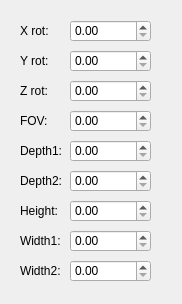
<?xml version="1.0" encoding="UTF-8"?>
<ui version="4.0">
 <class>ParameterDialog</class>
 <widget class="QDialog" name="ParameterDialog">
  <property name="geometry">
   <rect>
    <x>0</x>
    <y>0</y>
    <width>182</width>
    <height>304</height>
   </rect>
  </property>
  <property name="windowTitle">
   <string>ParameterDialog</string>
  </property>
  <widget class="QLabel" name="label">
   <property name="geometry">
    <rect>
     <x>20</x>
     <y>20</y>
     <width>41</width>
     <height>21</height>
    </rect>
   </property>
   <property name="text">
    <string>X rot:</string>
   </property>
  </widget>
  <widget class="QLabel" name="label_2">
   <property name="geometry">
    <rect>
     <x>20</x>
     <y>50</y>
     <width>41</width>
     <height>21</height>
    </rect>
   </property>
   <property name="text">
    <string>Y rot:</string>
   </property>
  </widget>
  <widget class="QLabel" name="label_3">
   <property name="geometry">
    <rect>
     <x>20</x>
     <y>80</y>
     <width>41</width>
     <height>21</height>
    </rect>
   </property>
   <property name="text">
    <string>Z rot:</string>
   </property>
  </widget>
  <widget class="QLabel" name="label_4">
   <property name="geometry">
    <rect>
     <x>20</x>
     <y>110</y>
     <width>41</width>
     <height>21</height>
    </rect>
   </property>
   <property name="text">
    <string>FOV:</string>
   </property>
  </widget>
  <widget class="QLabel" name="label_5">
   <property name="geometry">
    <rect>
     <x>20</x>
     <y>140</y>
     <width>41</width>
     <height>21</height>
    </rect>
   </property>
   <property name="text">
    <string>Depth1:</string>
   </property>
  </widget>
  <widget class="QLabel" name="label_6">
   <property name="geometry">
    <rect>
     <x>20</x>
     <y>170</y>
     <width>41</width>
     <height>21</height>
    </rect>
   </property>
   <property name="text">
    <string>Depth2:</string>
   </property>
  </widget>
  <widget class="QLabel" name="label_7">
   <property name="geometry">
    <rect>
     <x>20</x>
     <y>200</y>
     <width>41</width>
     <height>21</height>
    </rect>
   </property>
   <property name="text">
    <string>Height:</string>
   </property>
  </widget>
  <widget class="QLabel" name="label_8">
   <property name="geometry">
    <rect>
     <x>20</x>
     <y>230</y>
     <width>41</width>
     <height>21</height>
    </rect>
   </property>
   <property name="text">
    <string>Width1:</string>
   </property>
  </widget>
  <widget class="QLabel" name="label_9">
   <property name="geometry">
    <rect>
     <x>20</x>
     <y>260</y>
     <width>41</width>
     <height>21</height>
    </rect>
   </property>
   <property name="text">
    <string>Width2:</string>
   </property>
  </widget>
  <widget class="QDoubleSpinBox" name="doubleSpinBoxXrot">
   <property name="geometry">
    <rect>
     <x>70</x>
     <y>20</y>
     <width>81</width>
     <height>22</height>
    </rect>
   </property>
  </widget>
  <widget class="QDoubleSpinBox" name="doubleSpinBoxYrot">
   <property name="geometry">
    <rect>
     <x>70</x>
     <y>50</y>
     <width>81</width>
     <height>22</height>
    </rect>
   </property>
  </widget>
  <widget class="QDoubleSpinBox" name="doubleSpinBoxZrot">
   <property name="geometry">
    <rect>
     <x>70</x>
     <y>80</y>
     <width>81</width>
     <height>22</height>
    </rect>
   </property>
  </widget>
  <widget class="QDoubleSpinBox" name="doubleSpinBoxFOV">
   <property name="geometry">
    <rect>
     <x>70</x>
     <y>110</y>
     <width>81</width>
     <height>22</height>
    </rect>
   </property>
  </widget>
  <widget class="QDoubleSpinBox" name="doubleSpinBoxDepth1">
   <property name="geometry">
    <rect>
     <x>70</x>
     <y>140</y>
     <width>81</width>
     <height>22</height>
    </rect>
   </property>
  </widget>
  <widget class="QDoubleSpinBox" name="doubleSpinBoxDepth2">
   <property name="geometry">
    <rect>
     <x>70</x>
     <y>170</y>
     <width>81</width>
     <height>22</height>
    </rect>
   </property>
  </widget>
  <widget class="QDoubleSpinBox" name="doubleSpinBoxHeight">
   <property name="geometry">
    <rect>
     <x>70</x>
     <y>200</y>
     <width>81</width>
     <height>22</height>
    </rect>
   </property>
  </widget>
  <widget class="QDoubleSpinBox" name="doubleSpinBoxWidth1">
   <property name="geometry">
    <rect>
     <x>70</x>
     <y>230</y>
     <width>81</width>
     <height>22</height>
    </rect>
   </property>
  </widget>
  <widget class="QDoubleSpinBox" name="doubleSpinBoxWidth2">
   <property name="geometry">
    <rect>
     <x>70</x>
     <y>260</y>
     <width>81</width>
     <height>22</height>
    </rect>
   </property>
  </widget>
 </widget>
 <layoutdefault spacing="6" margin="11"/>
 <resources/>
 <connections/>
</ui>
